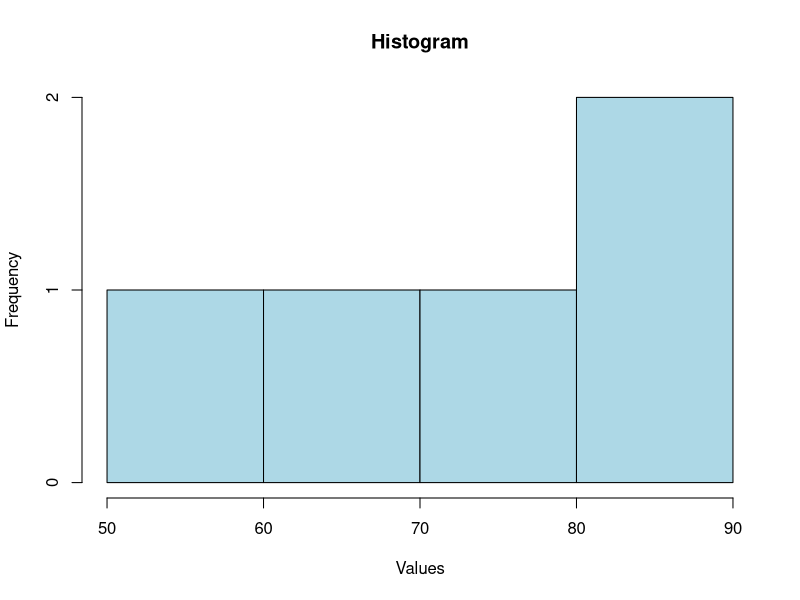

Write R code to recreate this figure.
a <- c(55, 67, 89, 80, 90)

hist(a,
     main = "Histogram",
     xlab = "Values",
     ylab = "Frequency",
     col = "lightblue")
